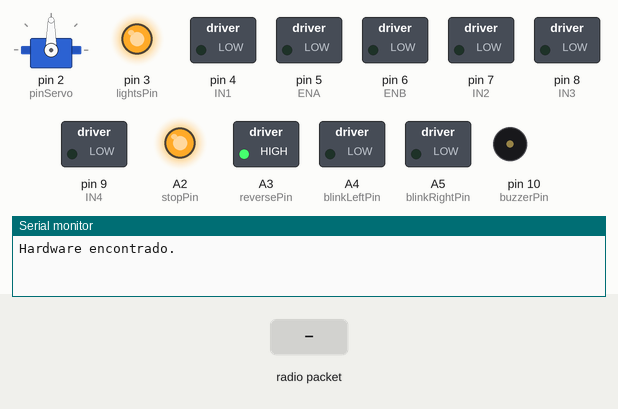
Simulated run of this sketch. Board: Arduino Nano, built with avr-gcc and run on an emulated ATmega328P. On the bench: servo, switched loads named in the sketch (green lamp = pin HIGH), output pins drawn as LEDs (lit = HIGH), buzzer (waves = sounding, pin HIGH), the last lines printed to the serial monitor. Dashed ring = blinking. Inputs (shaded band) come from the test bench. No radio packets arrive unless stated.

Above: at 0.1 s.
At 2.2 s:
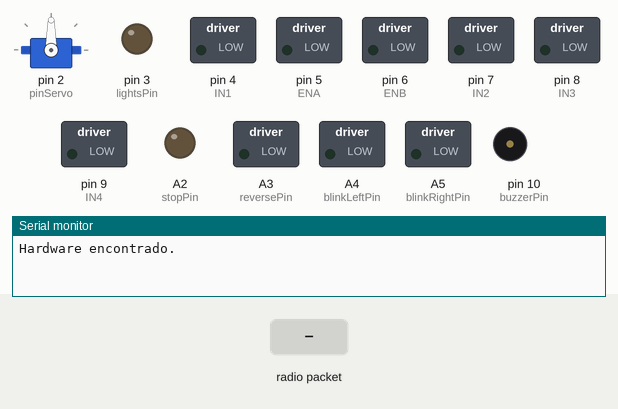
2.3 s: radio packet "0" arrives
At 2.55 s:
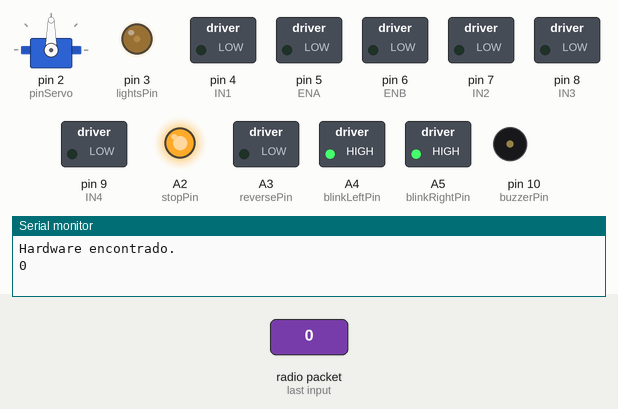
Timing chart, 0 to 11.3 s (numbered marks = the images above; inputs shaded):
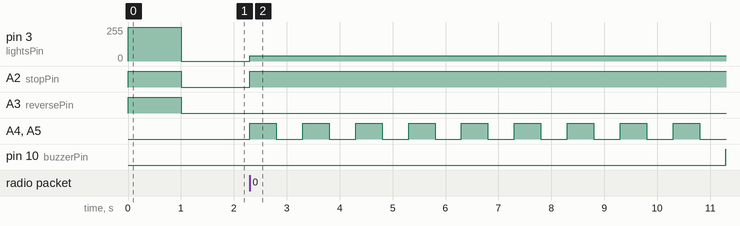

The sketch:

rx.ino
```cpp
#include <SPI.h>
#include <nRF24L01.h>
#include <RF24.h>

#include <Servo.h>
Servo steeringServo;

// 433 MHz
// #include <RH_ASK.h> // RadioHead for 433 Mhz Module
// RH_ASK rfReceiver(2400, 4, 5);  // bitRate, rxPin, txPin


// PWMs
// 03 T2 -> Lights
// 05 T0 -> Motor 1
// 06 T0 -> Motor 2
// 09 T1 -> SERVO
// 10 T1 -> SERVO
// 11 T2 -> MOSI SPI

// Motor 1
int pinServo = 2;   // Servo.h genera la señal con T1 dejan de funcionar 9 y 10
int lightsPin = 3;  // PWM

// Motor 2
int IN1 = 4;
int ENA = 5;  // PWM
int ENB = 6;  // PWM
int IN2 = 7;
int IN3 = 8;
int IN4 = 9;

int buzzerPin = 10;  //PWM

// MOSI 11 NRF24L01
// MISO 12 NRF24L01
// SCK  13 NRF24L01

const byte address[6] = "00001";  // misma dirección que el transmisor
RF24 radio(A0, A1);               // NRF24L01 CE, CSN

int stopPin = A2;
int reversePin = A3;
int blinkLeftPin = A4;
int blinkRightPin = A5;

// UltraSonido (bucar opciones digitales)
int Trig = A6;  // I2C SDA
int Echo = A7;  // I2C SCL

// STATE
int stSpeed = 0;
int stAngle = 90;
bool stReverse = false;
int stLights = 0;  // 0 off 1 low 2 high
bool stLightsSet = false;
bool stFlash = false;
bool stNitro = false;
bool stBrakes = false;  // brakes applied
bool stStop = false;    // lights
bool stBuzzer = false;
bool stBlinkLeft = false;    // activadas o desactivadas
bool stBlinkRight = false;   // activadas o desactivadas
bool stBlinkBoth = false;    // activadas o desactivadas
bool stBlinkStatus = false;  // luz encendida o apagada
int stBlinkSide = 0;

const bool GO_FORWARD = true;
const bool GO_REVERSE = false;
const bool TURN_RIGHT = true;
const bool TURN_LEFT = false;
const int POWER_OFF = 0;
const int POWER_LOW = 40;
const int POWER_HIGH = 255;
const int BLINK_OFF = 0;
const int BLINK_LEFT = 1;
const int BLINK_RIGHT = 2;
const int BLINK_BOTH = 3;


unsigned long anglePreviousMillis = 0;
const long angleInterval = 100;  // intervalo para actualizar la posición al recibir instrucciones para doblar

unsigned long autoCenterPreviousMillis = 0;
const long autoCenterInterval = 100;  // intervalo para enderezar al no recibir instrucciones para doblar

unsigned long flashPreviousMillis = 0;
const long flashInterval = 500;  // intervalo para apagar el guiño

unsigned long blinkPreviousMillis = 0;
const long blinkInterval = 500;  // intervalo de parpadeo en ms

void setup() {

  Serial.begin(9600);

  if (radio.begin()) {
    Serial.println("Hardware encontrado.");
  } else {
    Serial.println("Hardware no encontrado.");
  }

  radio.openReadingPipe(1, address);  // Configura dirección de recepción

  // radio.setChannel(125);

  // radio.setPALevel(RF24_PA_MIN);
  // radio.setPALevel(RF24_PA_LOW);
  // radio.setPALevel(RF24_PA_HIGH);
  // radio.setPALevel(RF24_PA_MAX);

  // radio.setDataRate(RF24_250KBPS);
  // radio.setDataRate(RF24_1MBPS);
  // radio.setDataRate(RF24_2MBPS);

  radio.startListening();

  // Servo
  steeringServo.attach(pinServo);
  steeringServo.write(90);  // posición inicial (centro)

  pinMode(ENA, OUTPUT);
  pinMode(IN1, OUTPUT);
  pinMode(IN2, OUTPUT);

  pinMode(ENB, OUTPUT);
  pinMode(IN3, OUTPUT);
  pinMode(IN4, OUTPUT);
  pinMode(lightsPin, OUTPUT);
  pinMode(stopPin, OUTPUT);
  pinMode(buzzerPin, OUTPUT);

  pinMode(blinkLeftPin, OUTPUT);
  pinMode(blinkRightPin, OUTPUT);
  pinMode(reversePin, OUTPUT);
  pinMode(Trig, OUTPUT);
  pinMode(Echo, INPUT);

  initStatus();
}

void initStatus() {


  setLights(POWER_HIGH);
  lightsStopOn();
  lightsReverseOn();
  buzzerOff();
  delay(1000);
  setLights(POWER_OFF);
  unapplyBrakes();
  lightsReverseOff();
  steeringServo.write(stAngle);
}

void loop() {

  //uint8_t buf[32];
  //uint8_t buflen = sizeof(buf);

  //if (rfReceiver.recv(buf, &buflen)) {
  if (radio.available()) {

    //buf[buflen] = '\0';  // terminador
    //char message[32];
    //strncpy(message, (char *)buf, buflen);
    //message[buflen] = '\0';
    char msg[32] = "";
    radio.read(&msg, sizeof(msg));  // lee hasta 32 bytes
    Serial.println(msg);

    // Parsear CSV
    int values[9];  // cantidad de campos esperados
    int index = 0;
    char *token = strtok(msg, ",");
    while (token != NULL && index < 9) {
      values[index++] = atoi(token);
      token = strtok(NULL, ",");
    }


    int speed = values[0];        // 0-255
    int direction = values[1];    // servo angle
    bool lights = values[2];      // 0/1
    bool flash = values[3];       // 0/1
    bool nitro = values[4];       // 0/1
    bool brake = values[5];       // 0/1
    bool buzzer = values[6];      // 0/1
    bool blinkLeft = values[7];   // 0/1
    bool blinkRight = values[8];  // 0/1

    // State Managment

    if (direction) {
      int angle = map(direction, 0, 1023, 10, 170);
      turnTo(angle);
    }

    if (lights) {

      if (!stLightsSet) {

        stLightsSet = true;

        if (stLights == 0) {
          setLights(POWER_LOW);
        }

        else if (stLights == 1) {
          setLights(POWER_HIGH);
        }

        else if (stLights == 2) {
          setLights(POWER_OFF);
        }
      }
    } else {
      if (stLightsSet) {
        stLightsSet = false;
      }
    }

    if (flash) {
      analogWrite(lightsPin, POWER_HIGH);
    } else {

      if (stLights == 0) {
        analogWrite(lightsPin, POWER_OFF);  // 0–255
      }

      else if (stLights == 1) {
        analogWrite(lightsPin, POWER_LOW);  // 0–255
      }

      else if (stLights == 2) {
        analogWrite(lightsPin, POWER_HIGH);  // 0–255
      }
    }


    if (nitro) {
      if (!stNitro) applyNitro();
    } else {
      if (stNitro) unapplyNitro();
    }

    if (brake) {
      if (!stBrakes) applyBrakes();
    } else {
      if (stBrakes) unapplyBrakes();
    }

    if (buzzer) {
      if (!stBuzzer) buzzerOn();
    } else {
      if (stBuzzer) buzzerOff();
    }

    if (!nitro) {

      if (blinkLeft && !blinkRight) {

        if (!stBlinkLeft) {
          setBlink(BLINK_LEFT);
        } else {
          setBlink(BLINK_OFF);
        }
      }

      if (!blinkLeft && blinkRight) {
        if (!stBlinkRight) {
          setBlink(BLINK_RIGHT);
        } else {
          setBlink(BLINK_OFF);
        }
      }

      if (blinkLeft && blinkRight) {
        if (!stBlinkBoth) {
          setBlink(BLINK_BOTH);
        } else {
          setBlink(BLINK_OFF);
        }
      }
    }
  }


  lightsBlinkingCheck();
}

void speedTo(bool forward, int speed) {

  stBrakes = false;
  if (forward) {
    unapplyBrakes();
    lightsReverseOff();
    digitalWrite(IN1, LOW);
    digitalWrite(IN2, HIGH);
    digitalWrite(IN3, LOW);
    digitalWrite(IN4, HIGH);
  } else {
    lightsReverseOn();
    digitalWrite(IN1, HIGH);
    digitalWrite(IN2, LOW);
    digitalWrite(IN3, HIGH);
    digitalWrite(IN4, LOW);
  }

  analogWrite(ENA, speed);
  analogWrite(ENB, speed);
}

void slowDown() {

  for (int speed = 255; speed >= 0; speed--) {
    analogWrite(ENA, speed);
    analogWrite(ENB, speed);
    delay(20);  // ajustá este delay para controlar la rapidez de la aceleración
  }
}


long checkDistance() {
  digitalWrite(Trig, LOW);
  delayMicroseconds(2);
  digitalWrite(Trig, HIGH);
  delayMicroseconds(10);
  digitalWrite(Trig, LOW);

  long duration = pulseIn(Echo, HIGH);
  long distance = duration * 0.034 / 2;  // en cm
  return distance;
}

void turnTo(int angle) {
  autoCenterPreviousMillis = millis();
  if (angle > 88 && angle < 92) {
    stAngle = 90;  // centro fijo
  } else {
    stAngle = angle;
  }
  steeringServo.write(stAngle);
}

void autoCenterCheck() {
  unsigned long currentMillis = millis();

  // Si pasó más de 1 segundo sin comandos de giro
  if (currentMillis - autoCenterPreviousMillis >= autoCenterInterval) {

    autoCenterPreviousMillis = currentMillis;

    if (stAngle > 90) {
      stAngle -= 10;  // se acerca al centro desde la derecha
    } else if (stAngle < 90) {
      stAngle += 10;  // se acerca al centro desde la izquierda
    }

    if (stAngle >= 85 && stAngle < 95) {
      stAngle = 90;  // centro fijo
    }

    steeringServo.write(stAngle);
  }
}

void setLights(int power) {
  switch (power) {
    case POWER_OFF:
      stLights = 0;
      break;
    case POWER_LOW:
      stLights = 1;
      break;
    case POWER_HIGH:
      stLights = 2;
      break;
  }
  analogWrite(lightsPin, power);  // 0–255
}

void lightsFlashOn() {
  stFlash = true;
  analogWrite(lightsPin, 255);  // enciende la luz a máxima potencia
}

void lightsFlashCheck() {
  if (stFlash) {
    unsigned long currentMillis = millis();

    if (currentMillis - flashPreviousMillis >= flashInterval) {
      flashPreviousMillis = currentMillis;

      if (stLights == 1) {
        setLights(POWER_LOW);
      } else {
        setLights(POWER_OFF);
      }
    }
  }
}

void lightsStopOn() {
  stStop = true;
  digitalWrite(stopPin, HIGH);
}

void lightsStopOff() {
  stStop = false;
  digitalWrite(stopPin, LOW);
}

void applyNitro() {
  stNitro = true;
  setBlink(BLINK_BOTH);
}

void unapplyNitro() {
  stNitro = false;
  setBlink(BLINK_OFF);
}

void applyBrakes() {
  stBrakes = true;
  // Luz de stop
  lightsStopOn();

  // Motor 1
  digitalWrite(IN1, LOW);
  digitalWrite(IN2, LOW);
  analogWrite(ENA, 0);

  // Motor 2
  digitalWrite(IN3, LOW);
  digitalWrite(IN4, LOW);
  analogWrite(ENB, 0);
}

void unapplyBrakes() {
  stBrakes = false;
  lightsStopOff();
}

void lightsReverseOn() {
  stReverse = true;
  digitalWrite(reversePin, HIGH);
}

void lightsReverseOff() {
  stReverse = false;
  digitalWrite(reversePin, LOW);
}

void lightsBlinkingCheck() {
  if (stBlinkLeft || stBlinkRight || stBlinkBoth) {
    unsigned long currentMillis = millis();

    if (currentMillis - blinkPreviousMillis >= blinkInterval) {
      blinkPreviousMillis = currentMillis;

      // Cambiar estado
      stBlinkStatus = !stBlinkStatus;
      buzzerTic();

      switch (stBlinkSide) {
        default:
        case 0:
          digitalWrite(blinkRightPin, LOW);
          digitalWrite(blinkLeftPin, LOW);
          break;
        case 1:
          digitalWrite(blinkRightPin, LOW);
          digitalWrite(blinkLeftPin, stBlinkStatus ? HIGH : LOW);
          break;
        case 2:
          digitalWrite(blinkLeftPin, LOW);
          digitalWrite(blinkRightPin, stBlinkStatus ? HIGH : LOW);
          break;
        case 3:
          digitalWrite(blinkLeftPin, stBlinkStatus ? HIGH : LOW);
          digitalWrite(blinkRightPin, stBlinkStatus ? HIGH : LOW);
          break;
      }
    }
  } else {
    digitalWrite(blinkLeftPin, LOW);
    digitalWrite(blinkRightPin, LOW);
  }
}

void setBlink(int side) {
  stBlinkSide = side;
  switch (side) {
    case 0:
      stBlinkLeft = false;
      stBlinkRight = false;
      stBlinkBoth = false;
      break;
    case 1:
      stBlinkLeft = true;
      break;
    case 2:
      stBlinkRight = true;
      break;
    case 3:
      stBlinkBoth = true;
      break;
  }
}


void buzzerTic() {
  analogWrite(buzzerPin, 255);
  delay(2);
  analogWrite(buzzerPin, 0);
}

void buzzerOn() {
  stBuzzer = true;
  //   for (int tone = 0; tone <= 255; tone++) {
  //   analogWrite(buzzerPin, tone);
  //   delay(200); // ajustá el delay para controlar la velocidad del barrido
  // }
  analogWrite(buzzerPin, 255);  // Servo quita PWM en Pin 9 y 10
}

void buzzerOff() {
  stBuzzer = false;
  analogWrite(buzzerPin, 0);
}
```

Measured:
- after the input at 2.3 s, pin 3 (lightsPin): 0/255 → 40/255 at once; A2 (stopPin): LOW → HIGH at once; A4 (blinkLeftPin), A5 (blinkRightPin): alternates HIGH for 0.50 s and LOW for 0.50 s, starting at once; pin 10 (buzzerPin): LOW → HIGH after 9.0 s
